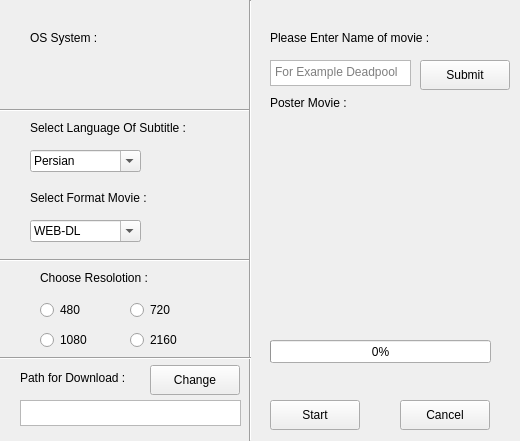
<?xml version="1.0" encoding="UTF-8"?>
<ui version="4.0">
 <class>WizardPage</class>
 <widget class="QWizardPage" name="WizardPage">
  <property name="geometry">
   <rect>
    <x>0</x>
    <y>0</y>
    <width>520</width>
    <height>441</height>
   </rect>
  </property>
  <property name="windowTitle">
   <string>WizardPage</string>
  </property>
  <widget class="QPushButton" name="StartButton">
   <property name="geometry">
    <rect>
     <x>270</x>
     <y>400</y>
     <width>90</width>
     <height>30</height>
    </rect>
   </property>
   <property name="text">
    <string>Start</string>
   </property>
   <property name="iconSize">
    <size>
     <width>20</width>
     <height>20</height>
    </size>
   </property>
  </widget>
  <widget class="QPushButton" name="CancelButton">
   <property name="geometry">
    <rect>
     <x>400</x>
     <y>400</y>
     <width>90</width>
     <height>30</height>
    </rect>
   </property>
   <property name="text">
    <string>Cancel</string>
   </property>
   <property name="iconSize">
    <size>
     <width>20</width>
     <height>20</height>
    </size>
   </property>
  </widget>
  <widget class="QTextEdit" name="GetNameMovie">
   <property name="geometry">
    <rect>
     <x>270</x>
     <y>60</y>
     <width>141</width>
     <height>26</height>
    </rect>
   </property>
   <property name="placeholderText">
    <string>For Example Deadpool </string>
   </property>
  </widget>
  <widget class="QLabel" name="NameMovie">
   <property name="geometry">
    <rect>
     <x>270</x>
     <y>30</y>
     <width>181</width>
     <height>16</height>
    </rect>
   </property>
   <property name="text">
    <string>Please Enter Name of movie :</string>
   </property>
  </widget>
  <widget class="QLabel" name="labelOfLanguage">
   <property name="geometry">
    <rect>
     <x>30</x>
     <y>120</y>
     <width>171</width>
     <height>16</height>
    </rect>
   </property>
   <property name="text">
    <string>Select Language Of Subtitle :</string>
   </property>
  </widget>
  <widget class="QLabel" name="labelOfFormatMovie">
   <property name="geometry">
    <rect>
     <x>30</x>
     <y>190</y>
     <width>131</width>
     <height>16</height>
    </rect>
   </property>
   <property name="text">
    <string>Select Format Movie :</string>
   </property>
  </widget>
  <widget class="QLabel" name="labelOFResolotion">
   <property name="geometry">
    <rect>
     <x>40</x>
     <y>270</y>
     <width>121</width>
     <height>16</height>
    </rect>
   </property>
   <property name="text">
    <string>Choose Resolotion :</string>
   </property>
  </widget>
  <widget class="QLabel" name="label">
   <property name="geometry">
    <rect>
     <x>270</x>
     <y>95</y>
     <width>111</width>
     <height>16</height>
    </rect>
   </property>
   <property name="text">
    <string>Poster Movie :</string>
   </property>
  </widget>
  <widget class="QComboBox" name="comboBoxForLanguage">
   <property name="geometry">
    <rect>
     <x>30</x>
     <y>150</y>
     <width>111</width>
     <height>22</height>
    </rect>
   </property>
   <property name="editable">
    <bool>true</bool>
   </property>
   <property name="currentText">
    <string>Persian</string>
   </property>
   <property name="currentIndex">
    <number>0</number>
   </property>
   <item>
    <property name="text">
     <string>Persian</string>
    </property>
   </item>
   <item>
    <property name="text">
     <string>English</string>
    </property>
   </item>
   <item>
    <property name="text">
     <string>Arabic</string>
    </property>
   </item>
  </widget>
  <widget class="QComboBox" name="comboBoxForFormat">
   <property name="geometry">
    <rect>
     <x>30</x>
     <y>220</y>
     <width>111</width>
     <height>22</height>
    </rect>
   </property>
   <property name="editable">
    <bool>true</bool>
   </property>
   <property name="currentText">
    <string>WEB-DL</string>
   </property>
   <property name="currentIndex">
    <number>0</number>
   </property>
   <item>
    <property name="text">
     <string>WEB-DL</string>
    </property>
   </item>
   <item>
    <property name="text">
     <string>WEBRip</string>
    </property>
   </item>
   <item>
    <property name="text">
     <string>HDTV</string>
    </property>
   </item>
   <item>
    <property name="text">
     <string>HDRip</string>
    </property>
   </item>
   <item>
    <property name="text">
     <string>HC-Cam</string>
    </property>
   </item>
   <item>
    <property name="text">
     <string>HDTC</string>
    </property>
   </item>
   <item>
    <property name="text">
     <string>HC.CAMRip</string>
    </property>
   </item>
   <item>
    <property name="text">
     <string>HC.HDTS</string>
    </property>
   </item>
   <item>
    <property name="text">
     <string>HD-TC</string>
    </property>
   </item>
   <item>
    <property name="text">
     <string>BluRay</string>
    </property>
   </item>
   <item>
    <property name="text">
     <string>UHD.BluRay</string>
    </property>
   </item>
   <item>
    <property name="text">
     <string>BRRip</string>
    </property>
   </item>
   <item>
    <property name="text">
     <string>BDRip</string>
    </property>
   </item>
   <item>
    <property name="text">
     <string>Full.HD</string>
    </property>
   </item>
   <item>
    <property name="text">
     <string>HDCam</string>
    </property>
   </item>
  </widget>
  <widget class="QRadioButton" name="radioButton480">
   <property name="geometry">
    <rect>
     <x>40</x>
     <y>300</y>
     <width>61</width>
     <height>20</height>
    </rect>
   </property>
   <property name="text">
    <string>480</string>
   </property>
  </widget>
  <widget class="QRadioButton" name="radioButton720">
   <property name="geometry">
    <rect>
     <x>130</x>
     <y>300</y>
     <width>51</width>
     <height>20</height>
    </rect>
   </property>
   <property name="text">
    <string>720</string>
   </property>
  </widget>
  <widget class="QRadioButton" name="radioButton1080">
   <property name="geometry">
    <rect>
     <x>40</x>
     <y>330</y>
     <width>61</width>
     <height>20</height>
    </rect>
   </property>
   <property name="text">
    <string>1080</string>
   </property>
  </widget>
  <widget class="QRadioButton" name="radioButton2160">
   <property name="geometry">
    <rect>
     <x>130</x>
     <y>330</y>
     <width>51</width>
     <height>20</height>
    </rect>
   </property>
   <property name="text">
    <string>2160</string>
   </property>
  </widget>
  <widget class="QLabel" name="labelOfOsName">
   <property name="geometry">
    <rect>
     <x>30</x>
     <y>30</y>
     <width>81</width>
     <height>16</height>
    </rect>
   </property>
   <property name="text">
    <string>OS System :</string>
   </property>
  </widget>
  <widget class="QLabel" name="labelOsNameShow">
   <property name="geometry">
    <rect>
     <x>130</x>
     <y>30</y>
     <width>71</width>
     <height>16</height>
    </rect>
   </property>
   <property name="font">
    <font>
     <family>Microsoft Tai Le</family>
    </font>
   </property>
   <property name="text">
    <string/>
   </property>
   <property name="textFormat">
    <enum>Qt::PlainText</enum>
   </property>
  </widget>
  <widget class="QProgressBar" name="progressBarOfPoster">
   <property name="geometry">
    <rect>
     <x>270</x>
     <y>340</y>
     <width>221</width>
     <height>23</height>
    </rect>
   </property>
   <property name="value">
    <number>0</number>
   </property>
  </widget>
  <widget class="Line" name="line">
   <property name="geometry">
    <rect>
     <x>0</x>
     <y>100</y>
     <width>251</width>
     <height>20</height>
    </rect>
   </property>
   <property name="orientation">
    <enum>Qt::Horizontal</enum>
   </property>
  </widget>
  <widget class="Line" name="line_2">
   <property name="geometry">
    <rect>
     <x>0</x>
     <y>250</y>
     <width>251</width>
     <height>20</height>
    </rect>
   </property>
   <property name="orientation">
    <enum>Qt::Horizontal</enum>
   </property>
  </widget>
  <widget class="Line" name="line_3">
   <property name="geometry">
    <rect>
     <x>240</x>
     <y>0</y>
     <width>20</width>
     <height>441</height>
    </rect>
   </property>
   <property name="orientation">
    <enum>Qt::Vertical</enum>
   </property>
  </widget>
  <widget class="QTextEdit" name="textEdit">
   <property name="geometry">
    <rect>
     <x>20</x>
     <y>400</y>
     <width>221</width>
     <height>26</height>
    </rect>
   </property>
  </widget>
  <widget class="Line" name="line_4">
   <property name="geometry">
    <rect>
     <x>-10</x>
     <y>350</y>
     <width>261</width>
     <height>16</height>
    </rect>
   </property>
   <property name="orientation">
    <enum>Qt::Horizontal</enum>
   </property>
  </widget>
  <widget class="QLabel" name="labelForPath">
   <property name="geometry">
    <rect>
     <x>20</x>
     <y>370</y>
     <width>121</width>
     <height>16</height>
    </rect>
   </property>
   <property name="text">
    <string>Path for Download :</string>
   </property>
  </widget>
  <widget class="QPushButton" name="ChangePathbutton">
   <property name="geometry">
    <rect>
     <x>150</x>
     <y>365</y>
     <width>90</width>
     <height>30</height>
    </rect>
   </property>
   <property name="text">
    <string>Change</string>
   </property>
   <property name="iconSize">
    <size>
     <width>20</width>
     <height>20</height>
    </size>
   </property>
  </widget>
  <widget class="QLabel" name="labelShowPoster">
   <property name="geometry">
    <rect>
     <x>270</x>
     <y>120</y>
     <width>211</width>
     <height>201</height>
    </rect>
   </property>
   <property name="text">
    <string/>
   </property>
   <property name="textFormat">
    <enum>Qt::MarkdownText</enum>
   </property>
   <property name="scaledContents">
    <bool>true</bool>
   </property>
  </widget>
  <widget class="QLabel" name="labelShowTime">
   <property name="geometry">
    <rect>
     <x>30</x>
     <y>60</y>
     <width>151</width>
     <height>30</height>
    </rect>
   </property>
   <property name="text">
    <string/>
   </property>
  </widget>
  <widget class="QPushButton" name="submitNameMovie">
   <property name="geometry">
    <rect>
     <x>420</x>
     <y>60</y>
     <width>90</width>
     <height>30</height>
    </rect>
   </property>
   <property name="text">
    <string>Submit</string>
   </property>
   <property name="iconSize">
    <size>
     <width>20</width>
     <height>20</height>
    </size>
   </property>
  </widget>
 </widget>
 <resources/>
 <connections/>
</ui>
